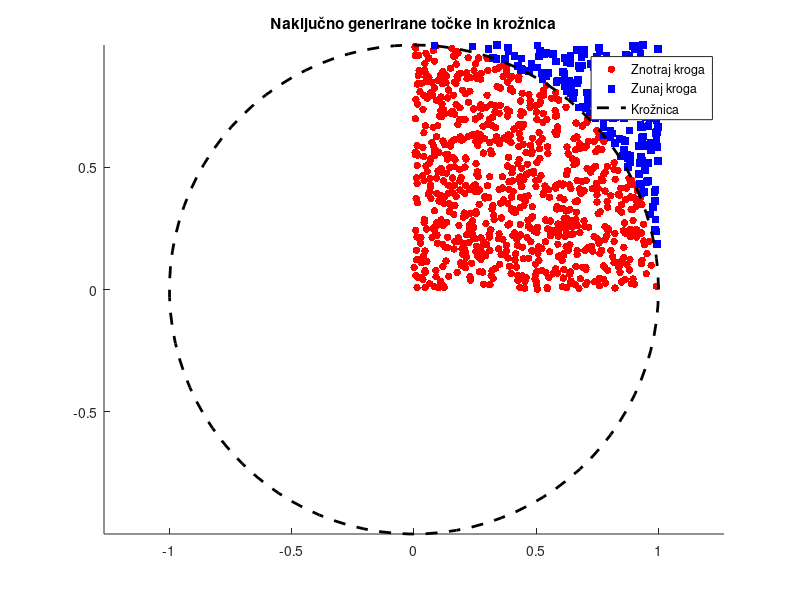

Recreate this plot in MATLAB.
function plot_random_points()
    % Število naključnih točk
    stevilo_tock = 1000;

    % Generiraj naključne točke znotraj enotskega kvadrata
    x = rand(1, stevilo_tock);
    y = rand(1, stevilo_tock);

    % Preveri, ali so točke znotraj kroga
    razdalja = sqrt(x.^2 + y.^2);
    znotraj_kroga = razdalja <= 1;

    % Koordinate točk znotraj kroga in zunaj kroga
    krog_x = x(znotraj_kroga);
    krog_y = y(znotraj_kroga);
    kvadrat_x = x(~znotraj_kroga);
    kvadrat_y = y(~znotraj_kroga);

    % Ustvari novo sliko
    figure;

    % Riši točke znotraj kroga v rdeči barvi s krogci
    scatter(krog_x, krog_y, 30, 'r', 'filled', 'DisplayName', 'Znotraj kroga');

    hold on; % Nadaljuj risanje na isti sliki

    % Riši točke zunaj kroga v modri barvi s kvadrati
    scatter(kvadrat_x, kvadrat_y, 30, 'b', 's', 'filled', 'DisplayName', 'Zunaj kroga');

    % Anonimna funkcija za izris loka krožnice
    n = 100; % Število točk na loku
    theta = linspace(0, 2*pi, n);
    x_circle = cos(theta);
    y_circle = sin(theta);

    % Riši lok krožnice v črni barvi
    plot(x_circle, y_circle, 'k--', 'LineWidth', 2, 'DisplayName', 'Krožnica');

    % Dodaj legendo
    legend('Location', 'Best');

    % Prikaži rezultat
    axis equal;
    title('Naključno generirane točke in krožnica');
end
